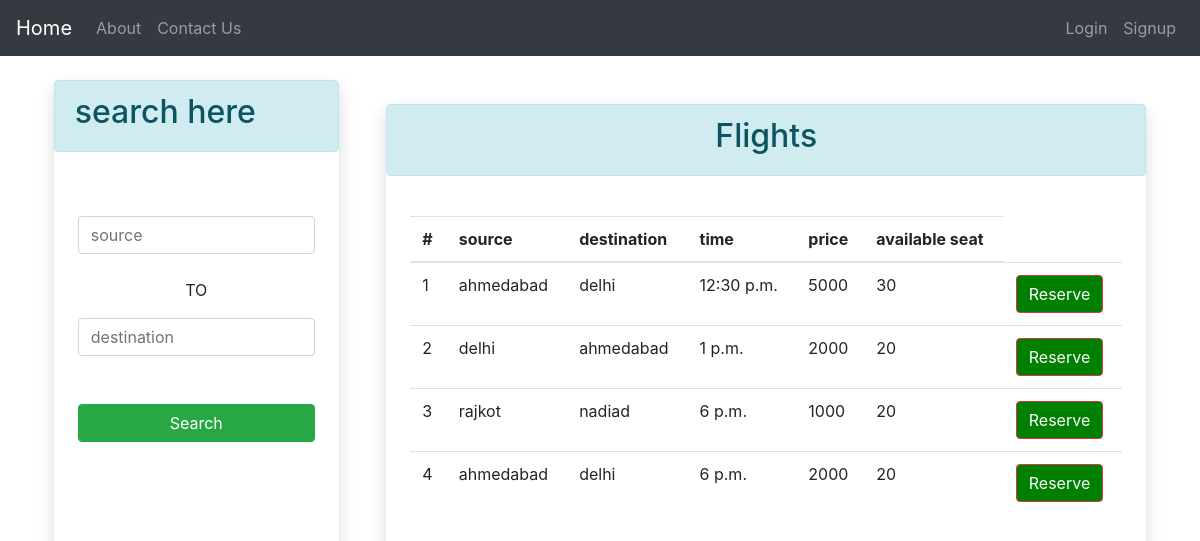
Screenshot of /app/flights/ with the database file from the repository.
### app/models.py (models this page shows)
class FLIGHT(models.Model):
	source = models.CharField(max_length=100)
	destination = models.CharField(max_length=100)
	time = models.TimeField(auto_now=False)
	seat = models.IntegerField(default=15)
	price = models.IntegerField(default=0)
	@staticmethod
	def get_all_flights():
		return FLIGHT.objects.all()

### app/views.py (the view)
# urls.py: path('flights/',flights),
def flights(request):
    flight = FLIGHT.get_all_flights()
    request.session['mot']="Flight"
    return render(request,'showFlights.html',{'flights':flight})

### app/templates/showFlights.html
{% extends 'search.html' %}
{% block content1 %}
    <div class="col-lg-8 mx-auto shadow p-0 mt-4">
        {% if not flights %}
        <div class="p-4">
            <br>
            <br>
            <div class="alert alert-info text-center">
              <p class="" style="font-size: 30px;">No flight Found</p>
            </div>
            <br>
            <br>
        </div>
        {% else %}
      <div class="alert alert-info">
        <h2 align="center">Flights</h2>
      </div>
      <div class="p-4">
        <table class="table">
            <thead>
                <tr>
                    <th>#</th>
                    <th>source</th>
                    <th>destination</th>
                    <th> time </th>
                    <th>price</th>
                    <th>available seat</th>
                </tr>
            </thead>
            <tbody>
                {% for flight in flights %}
                    <tr>
                        <td>{{forloop.counter}}</td>
                        <td>{{flight.source}}</td>
                        <td>{{flight.destination}}</td>
                        <td>{{flight.time}}</td>
                        <td>{{flight.price}}</td>
                        <td>{{flight.seat}}</td>
                        <td>
                        <a href="/app/reservation/{{flight.id}}" class="btn btn-danger" style="background-color:green ">Reserve</a>
                        </td>
                    </tr>
                {% endfor %}
            </tbody>
        </table>
      </div>
      {% endif %}
    </div>
{% endblock content1%}

### rows the page displays
FLIGHT: source "ahmedabad", destination "delhi", time "12:30 p.m.", price "5000", seat "30"
FLIGHT: source "delhi", destination "ahmedabad", time "1 p.m.", price "2000", seat "20"
FLIGHT: source "rajkot", destination "nadiad", time "6 p.m.", price "1000", seat "20"
FLIGHT: source "ahmedabad", destination "delhi", time "6 p.m.", price "2000", seat "20"
